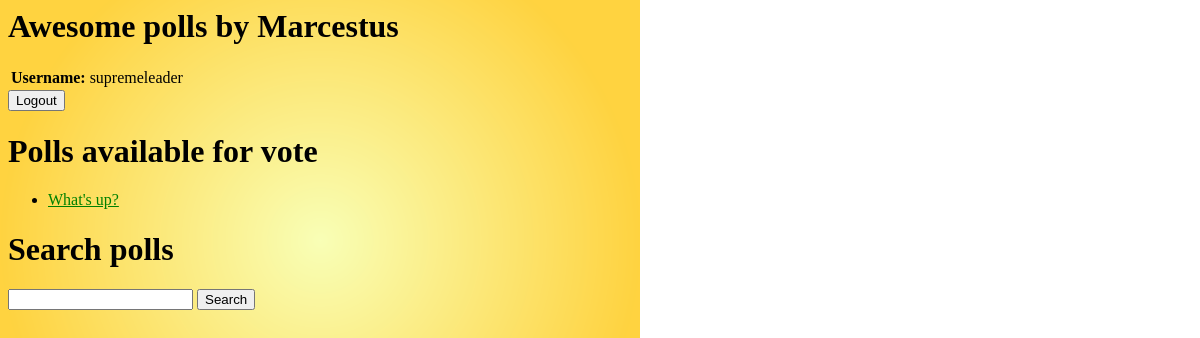
Before: /polls/ (signed in) with the older database file.
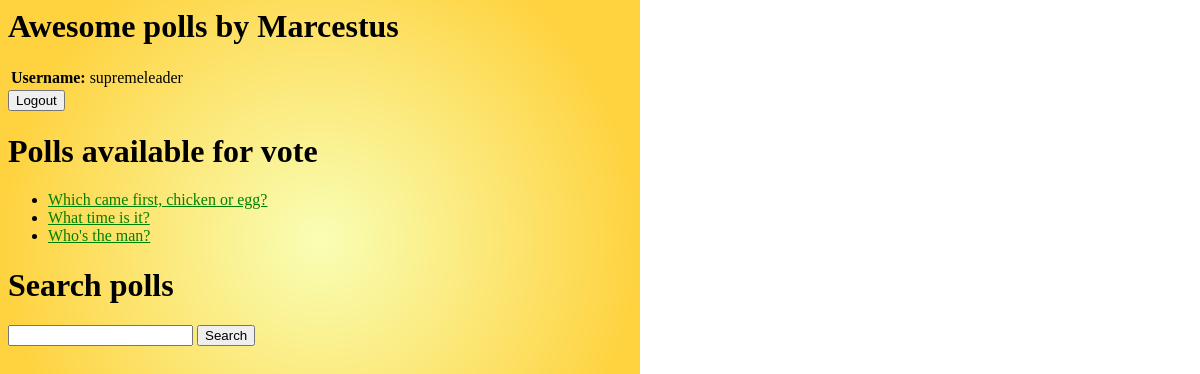
After: the same page with the newer database file.
### polls/models.py (models this page shows, shortened)
class Question(models.Model):
    question_text = models.CharField(max_length=200)
    pub_date = models.DateTimeField('date published')
    def was_published_recently(self):
        now = timezone.now()
        return now - datetime.timedelta(days=1) <= self.pub_date <= now
    was_published_recently.admin_order_field = 'pub_date'
    was_published_recently.boolean = True
    was_published_recently.short_description = 'Published recently?'

### polls/views.py (the view)
# urls.py: path('', login_required(views.IndexView.as_view()), name='index'),
class IndexView(generic.ListView):
    template_name = 'polls/index.html'
    context_object_name = 'latest_question_list'
    def get_queryset(self):
	    return Question.objects.filter(
	        pub_date__lte=timezone.now()
	    ).order_by('-pub_date')[:5]

### polls/templates/polls/index.html (shortened to what this page needs)
{% load static %}
<link rel="stylesheet" type="text/css" href="{% static 'polls/style.css' %}">
<!DOCTYPE html>
<html xmlns="http://www.w3.org/1999/xhtml">
  <head>
  </head>
  <body>
  	<h1>Awesome polls by Marcestus</h1>
    <table>
	<tr>
	<th style="text-align:left">Username: <td>{{user.username}}
	</table>
    <form action='logout/' method="POST">
        <input type="submit" value="Logout"/>
    </form>
    <h1>Polls available for vote</h1>
    {% if latest_question_list %}
	    <ul>
	    {% for question in latest_question_list %}
	        <li><a href="{% url 'polls:detail' question.id %}">{{ question.question_text }}</a></li>
	    {% endfor %}
	    </ul>
    <h1>Search polls</h1>
    <form method="get">
      <input type="text" id="search" name="search" />
      <input type="submit" value="Search" />
    </form>
	{% else %}
	    <p>No polls are available.</p>
	{% endif %}
  </body>
</html>

### polls/static/polls/style.css (style rules this page uses)
li a { color: green; }
body { background: white url("images/background.gif") no-repeat; }

Changed rows visible on the page:
removed Question: question_text "What's up?"
added Question: question_text "Which came first, chicken or egg?"
added Question: question_text "What time is it?"
added Question: question_text "Who's the man?"
